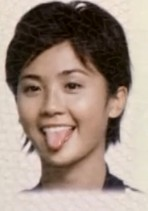
#> input picture visual cognition/testpic/TEST2/1.jpg, 148 x 211 px, found by its file name
$ python orb.py   (Python 2 division)   (older library calls are emulated)
#> lines starting #> are read from the running program, lines starting #| are printed output that depends on the picture; after the words box and inside, x2 and y2 are one past the last pixel; in counts of white or black regions, pixels touching at a corner belong together; long printed decimals are rounded; pictures that were not available may be replaced by others from this repository, and a replacement may not be noted
# -*- coding: utf-8 -*-
import numpy as np
import cv2

def drawMatches(img1, kp1, img2, kp2, matches):

    # Create a new output image that concatenates the two images together
    # (a.k.a) a montage
    rows1 = img1.shape[0]
    cols1 = img1.shape[1]
    rows2 = img2.shape[0]
    cols2 = img2.shape[1]

    out = np.zeros((max([rows1,rows2]),cols1+cols2,3), dtype='uint8')

    # Place the first image to the left
    out[:rows1,:cols1] = np.dstack([img1, img1, img1])

    # Place the next image to the right of it
    out[:rows2,cols1:] = np.dstack([img2, img2, img2])

    # For each pair of points we have between both images
    # draw circles, then connect a line between them
    for mat in matches:
        # Get the matching keypoints for each of the images
        img1_idx = mat.queryIdx
        img2_idx = mat.trainIdx

        # x - columns
        # y - rows
        (x1,y1) = kp1[img1_idx].pt
        (x2,y2) = kp2[img2_idx].pt

        # Draw a small circle at both co-ordinates
        # radius 4
        # colour blue
        # thickness = 1
        cv2.circle(out, (int(x1),int(y1)), 4, (255, 0, 0), 1)
        cv2.circle(out, (int(x2)+cols1,int(y2)), 4, (255, 0, 0), 1)

        # Draw a line in between the two points
        # thickness = 1
        # colour blue
        cv2.line(out, (int(x1),int(y1)), (int(x2)+cols1,int(y2)), (255, 0, 0), 1)


    # Show the image
    cv2.imshow('Matched Features', out)
    cv2.waitKey(0)
    cv2.destroyWindow('Matched Features')

    # Also return the image if you'd like a copy
    return out
# [17 lines of commented-out code are left out]

def norm1(matches):
    ret=[]
    for mat in matches:
        print mat.distance
        ret.append(mat.distance)
    ret=np.array(ret)
    return ret

img1 = cv2.imread('1.jpg', 0) # Original image - ensure grayscale
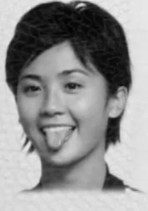
#> img1: shape (211, 148); min 2, max 234, mean 145.1
img2 = cv2.imread('5.jpg', 0) # Rotated image - ensure grayscale
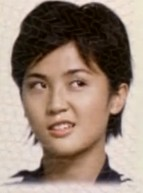
#> input picture visual cognition/testpic/TEST2/2.jpg, 143 x 193 px, given in place of 5.jpg, which was not available
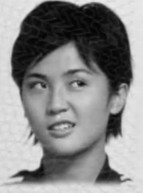
#> img2: shape (193, 143); min 2, max 235, mean 135.7

# Create ORB detector with 1000 keypoints with a scaling pyramid factor
# of 1.2
orb = cv2.ORB(1000, 1.2)

# Detect keypoints of original image
(kp1,des1) = orb.detectAndCompute(img1, None)
#> kp1 = 197 keypoints; strongest (x, y, size): (107, 173, 37.2), (109, 118, 31), (107, 171, 31), (111, 144, 31)

# Detect keypoints of rotated image
(kp2,des2) = orb.detectAndCompute(img2, None)
#> kp2 = 169 keypoints; strongest (x, y, size): (80, 84, 37.2), (35, 143, 31), (79, 85, 44.6), (75, 83, 31)

# Create matcher
bf = cv2.BFMatcher(cv2.NORM_HAMMING, crossCheck=True)

# Do matching
matches = bf.match(des1,des2)
#> matches = 71 matches

# Sort the matches based on distance.  Least distance
# is better
matches = sorted(matches, key=lambda val: val.distance)

##根据keypoint算
##src1,src2=norm(img1, kp1, img2, kp2,matches)

##根据d.distance计算相似度
ret=norm1(matches)
#> the loop in norm1, `for mat in matches:` made 71 passes
#| 17.0
#| 18.0
#| 21.0
#| 23.0
#| 26.0
#| 26.0
#| 27.0
#| 28.0
#> (further printed lines are left out)
#> after the loop in norm1, `for mat in matches:`: ret = 71 values from 17 to 80
#> ret = 71 values from 17 to 80
print cv2.norm(ret,normType=cv2.NORM_L2)
#| 425.261

# Show only the top 10 matches - also save a copy for use later
out = drawMatches(img1, kp1, img2, kp2, matches[:10])
#> in drawMatches, `out[:rows1,:cols1] = np.dstack([img1, img1, img1])`:
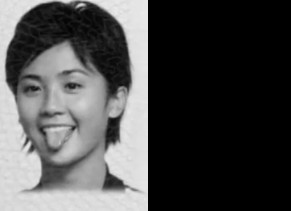
#> out: shape (211, 291, 3); min 0, max 234, mean 73.8
#> in drawMatches, `out[:rows2,cols1:] = np.dstack([img2, img2, img2])`:
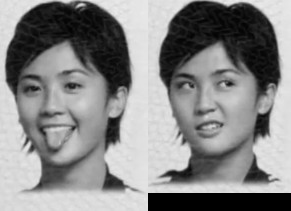
#> out: shape (211, 291, 3); min 0, max 235, mean 134.8
#> the loop in drawMatches, `for mat in matches:` made 10 passes
#> (img1_idx, img2_idx, x1, y1, x2, y2) on passes 1 to 10: (8, 4, 85, 65, 88, 65), (164, 106, 77.76, 65.66, 82.08, 66.24), (42, 30, 109, 118, 110, 114), (186, 161, 66.36, 72.58, 72.58, 70.5), (76, 5, 81.6, 68.4, 85, 68), (125, 102, 83.52, 61.92, 86.4, 61.92), (75, 3, 88.8, 63.6, 93, 64), (172, 147, 67.39, 91.58, 70.85, 88.13), (9, 6, 64, 70, 69, 70), (168, 142, 76.03, 74.3, 79.49, 74.3)
#> after the loop in drawMatches, `for mat in matches:`:
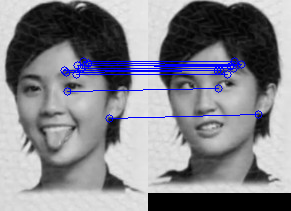
#> out: shape (211, 291, 3); 2.82% of pixels changed, all inside (x1, y1, x2, y2) = (60, 57, 263, 123); drawn as B, G, R
